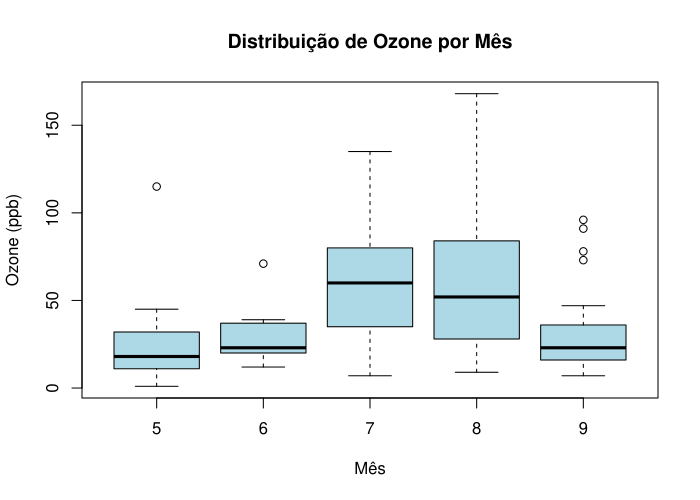

This chart was generated by the following R code:
# Leitura dos dados a partir do diretório atual
dados <- read.csv("airquality.csv")

# Abre o dispositivo PDF para salvar o gráfico
pdf("figura.pdf", width = 7, height = 5)

# Cria um boxplot de Ozone por Mês
boxplot(Ozone ~ Month,
  data = dados,
  main = "Distribuição de Ozone por Mês",
  xlab = "Mês", ylab = "Ozone (ppb)",
  col = "lightblue"
)

# Fecha o dispositivo
dev.off()
